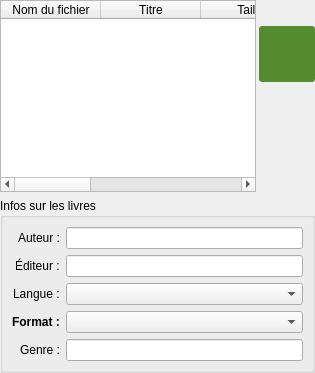
          <widget class="QWidget" name="pageEBooks">
           <layout class="QVBoxLayout" name="verticalLayout_8">
            <property name="leftMargin">
             <number>0</number>
            </property>
            <property name="topMargin">
             <number>0</number>
            </property>
            <property name="rightMargin">
             <number>0</number>
            </property>
            <property name="bottomMargin">
             <number>0</number>
            </property>
            <item>
             <layout class="QHBoxLayout" name="horizontalLayout_10">
              <property name="spacing">
               <number>3</number>
              </property>
              <property name="bottomMargin">
               <number>0</number>
              </property>
              <item>
               <widget class="QTableWidget" name="ebooks_files">
                <property name="acceptDrops">
                 <bool>true</bool>
                </property>
                <property name="lineWidth">
                 <number>1</number>
                </property>
                <property name="alternatingRowColors">
                 <bool>true</bool>
                </property>
                <property name="selectionBehavior">
                 <enum>QAbstractItemView::SelectRows</enum>
                </property>
                <property name="gridStyle">
                 <enum>Qt::SolidLine</enum>
                </property>
                <property name="columnCount">
                 <number>6</number>
                </property>
                <attribute name="horizontalHeaderStretchLastSection">
                 <bool>false</bool>
                </attribute>
                <attribute name="verticalHeaderVisible">
                 <bool>false</bool>
                </attribute>
                <attribute name="verticalHeaderDefaultSectionSize">
                 <number>20</number>
                </attribute>
                <attribute name="verticalHeaderMinimumSectionSize">
                 <number>20</number>
                </attribute>
                <column>
                 <property name="text">
                  <string>Nom du fichier</string>
                 </property>
                </column>
                <column>
                 <property name="text">
                  <string>Titre</string>
                 </property>
                </column>
                <column>
                 <property name="text">
                  <string>Taille</string>
                 </property>
                </column>
                <column>
                 <property name="text">
                  <string>Genre</string>
                 </property>
                </column>
                <column>
                 <property name="text">
                  <string>Nombre de pages</string>
                 </property>
                </column>
                <column>
                 <property name="text">
                  <string>Résolution</string>
                 </property>
                </column>
               </widget>
              </item>
              <item>
               <layout class="QVBoxLayout" name="verticalLayout_7">
                <property name="spacing">
                 <number>1</number>
                </property>
                <property name="sizeConstraint">
                 <enum>QLayout::SetMinimumSize</enum>
                </property>
                <item>
                 <widget class="QPushButton" name="ebooks_addFiles">
                  <property name="sizePolicy">
                   <sizepolicy hsizetype="Maximum" vsizetype="Maximum">
                    <horstretch>0</horstretch>
                    <verstretch>0</verstretch>
                   </sizepolicy>
                  </property>
                  <property name="minimumSize">
                   <size>
                    <width>56</width>
                    <height>56</height>
                   </size>
                  </property>
                  <property name="maximumSize">
                   <size>
                    <width>56</width>
                    <height>56</height>
                   </size>
                  </property>
                  <property name="styleSheet">
                   <string notr="true">QPushButton {
	background-repeat: no-repeat;
	background-position: center center;
	background-image: url(:/image/add.png);
	border: none;
	border-radius: 3px;
}
QPushButton:enabled {
	background-color: #558b2f;
}
QPushButton:hover {
	background-color: #689f38;
}
QPushButton:pressed {
	background-color: #33691e;
}</string>
                  </property>
                  <property name="text">
                   <string/>
                  </property>
                  <property name="iconSize">
                   <size>
                    <width>5</width>
                    <height>5</height>
                   </size>
                  </property>
                  <property name="flat">
                   <bool>true</bool>
                  </property>
                 </widget>
                </item>
                <item>
                 <widget class="QPushButton" name="ebooks_removeRows">
                  <property name="enabled">
                   <bool>false</bool>
                  </property>
                  <property name="sizePolicy">
                   <sizepolicy hsizetype="Maximum" vsizetype="Maximum">
                    <horstretch>0</horstretch>
                    <verstretch>0</verstretch>
                   </sizepolicy>
                  </property>
                  <property name="minimumSize">
                   <size>
                    <width>56</width>
                    <height>56</height>
                   </size>
                  </property>
                  <property name="maximumSize">
                   <size>
                    <width>56</width>
                    <height>56</height>
                   </size>
                  </property>
                  <property name="styleSheet">
                   <string notr="true">QPushButton {
	background-repeat: no-repeat;
	background-position: center center;
	background-image: url(:/image/remove.png);
	border: none;
	border-radius: 3px;
}
QPushButton:disabled {
	background-image: url(:/image/remove-disabled.png);
}
QPushButton:enabled {
	background-color: #c62828;
}
QPushButton:hover {
	background-color: #d32f2f;
}
QPushButton:pressed {
	background-color: #b71c1c;
}</string>
                  </property>
                  <property name="text">
                   <string/>
                  </property>
                  <property name="iconSize">
                   <size>
                    <width>5</width>
                    <height>5</height>
                   </size>
                  </property>
                  <property name="flat">
                   <bool>true</bool>
                  </property>
                 </widget>
                </item>
               </layout>
              </item>
             </layout>
            </item>
            <item>
             <widget class="QGroupBox" name="groupBox_3">
              <property name="sizePolicy">
               <sizepolicy hsizetype="Preferred" vsizetype="Preferred">
                <horstretch>0</horstretch>
                <verstretch>0</verstretch>
               </sizepolicy>
              </property>
              <property name="title">
               <string>Infos sur les livres</string>
              </property>
              <layout class="QHBoxLayout" name="horizontalLayout_11">
               <item>
                <layout class="QFormLayout" name="formLayout_6">
                 <property name="labelAlignment">
                  <set>Qt::AlignRight|Qt::AlignTrailing|Qt::AlignVCenter</set>
                 </property>
                 <item row="0" column="0">
                  <widget class="QLabel" name="label_30">
                   <property name="text">
                    <string>Auteur :</string>
                   </property>
                  </widget>
                 </item>
                 <item row="0" column="1">
                  <widget class="QLineEdit" name="ebooks_auteur"/>
                 </item>
                 <item row="1" column="0">
                  <widget class="QLabel" name="label_37">
                   <property name="text">
                    <string>Éditeur :</string>
                   </property>
                  </widget>
                 </item>
                 <item row="1" column="1">
                  <widget class="QLineEdit" name="ebooks_editeur"/>
                 </item>
                 <item row="2" column="0">
                  <widget class="QLabel" name="label_31">
                   <property name="font">
                    <font>
                     <weight>50</weight>
                     <bold>false</bold>
                    </font>
                   </property>
                   <property name="text">
                    <string>Langue :</string>
                   </property>
                  </widget>
                 </item>
                 <item row="2" column="1">
                  <widget class="QComboBox" name="ebooks_langue">
                   <property name="currentText">
                    <string/>
                   </property>
                   <property name="currentIndex">
                    <number>-1</number>
                   </property>
                   <item>
                    <property name="text">
                     <string>Français</string>
                    </property>
                   </item>
                   <item>
                    <property name="text">
                     <string>Anglais</string>
                    </property>
                   </item>
                   <item>
                    <property name="text">
                     <string>Japonais</string>
                    </property>
                   </item>
                   <item>
                    <property name="text">
                     <string>Multi (français inclus)</string>
                    </property>
                   </item>
                  </widget>
                 </item>
                 <item row="3" column="0">
                  <widget class="QLabel" name="label_32">
                   <property name="font">
                    <font>
                     <weight>75</weight>
                     <bold>true</bold>
                    </font>
                   </property>
                   <property name="text">
                    <string>Format :</string>
                   </property>
                  </widget>
                 </item>
                 <item row="3" column="1">
                  <widget class="QComboBox" name="ebooks_format">
                   <property name="currentText">
                    <string/>
                   </property>
                   <property name="currentIndex">
                    <number>-1</number>
                   </property>
                   <item>
                    <property name="text">
                     <string>Azw</string>
                    </property>
                   </item>
                   <item>
                    <property name="text">
                     <string>Cb7</string>
                    </property>
                   </item>
                   <item>
                    <property name="text">
                     <string>Cba</string>
                    </property>
                   </item>
                   <item>
                    <property name="text">
                     <string>Cbr</string>
                    </property>
                   </item>
                   <item>
                    <property name="text">
                     <string>Cbt</string>
                    </property>
                   </item>
                   <item>
                    <property name="text">
                     <string>Cbz</string>
                    </property>
                   </item>
                   <item>
                    <property name="text">
                     <string>Djvu</string>
                    </property>
                   </item>
                   <item>
                    <property name="text">
                     <string>Doc</string>
                    </property>
                   </item>
                   <item>
                    <property name="text">
                     <string>ePub</string>
                    </property>
                   </item>
                   <item>
                    <property name="text">
                     <string>Jpg</string>
                    </property>
                   </item>
                   <item>
                    <property name="text">
                     <string>Mobi</string>
                    </property>
                   </item>
                   <item>
                    <property name="text">
                     <string>Pdf</string>
                    </property>
                   </item>
                   <item>
                    <property name="text">
                     <string>Png</string>
                    </property>
                   </item>
                   <item>
                    <property name="text">
                     <string>Prc</string>
                    </property>
                   </item>
                  </widget>
                 </item>
                 <item row="4" column="0">
                  <widget class="QLabel" name="label_34">
                   <property name="text">
                    <string>Genre :</string>
                   </property>
                  </widget>
                 </item>
                 <item row="4" column="1">
                  <widget class="QLineEdit" name="ebooks_genre"/>
                 </item>
                </layout>
               </item>
              </layout>
             </widget>
            </item>
           </layout>
          </widget>
